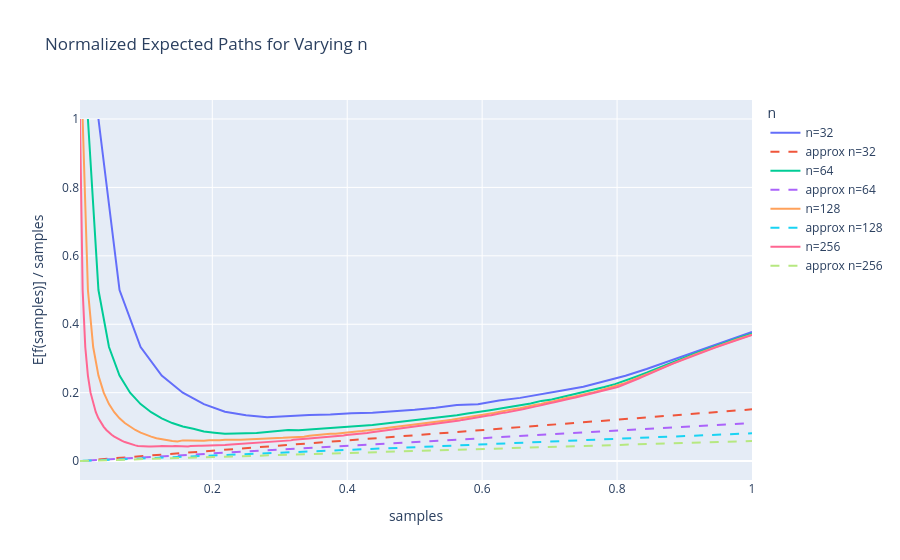

Notebook code for this chart:
### Code cell
import random

random.seed(0)


def random_functional_graph(n):
    return [random.randrange(n) for _ in range(n)]


def orbit_path(start, nxt, alive):
    seen = {}
    path = []
    cur = start
    while alive[cur] and cur not in seen:
        seen[cur] = len(path)
        path.append(cur)
        cur = nxt[cur]
    return path


# seems like this really is the best sampling scheme (althrough the specific implementation could be optimized) the only thing to consider is balance of path lengths
# TODO: this could be proven to be optimal by taking a theoretical optimal bound and showing that this scheme achieves it
#   - althrough i cannot find a fine closed form for the plot in terms of s, n
def greedy_longest_paths(nxt):
    n = len(nxt)
    alive = [True] * n
    remaining = n
    path_lengths = []

    while remaining > 0:
        best_path = None
        best_len = -1
        for s in range(n):
            if not alive[s]:
                continue
            p = orbit_path(s, nxt, alive)
            if len(p) > best_len:
                best_len = len(p)
                best_path = p

        for v in best_path:
            if alive[v]:
                alive[v] = False
                remaining -= 1

        path_lengths.append(len(best_path))
    return path_lengths


def f_from_lengths(path_lengths, n):
    vals = [0] * (n + 1)
    total = 0
    prev = 1
    for i, L in enumerate(path_lengths, start=1):
        total += L
        upto = min(total, n)
        for s in range(prev, upto + 1):
            vals[s] = i
        prev = upto + 1
        if prev > n:
            break
    return vals


def expected_ratio(n=1000, trials=100):
    acc = [0.0] * (n + 1)
    for _ in range(trials):
        nxt = random_functional_graph(n)
        lengths = greedy_longest_paths(nxt)
        vals = f_from_lengths(lengths, n)
        for i in range(1, n + 1):
            acc[i] += vals[i] / i
    return [x / trials for x in acc]


# plot with varing n and plotly
import plotly.graph_objects as go


def plot_expected_ratios(n_values, trials=100):
    fig = go.Figure()
    for n in n_values:
        ratio = expected_ratio(n, trials)
        fig.add_trace(
            go.Scatter(
                x=[i / n for i in range(1, n + 1)],
                y=ratio[1:],
                mode="lines",
                name=f"n={n}",
            )
        )
    fig.update_layout(
        title="Normalized Expected Paths for Varying n",
        xaxis_title="samples",
        yaxis_title="E[f(samples)] / samples",
        legend_title="n",
    )
    fig.show()


n_values = [32, 64, 128, 256]
plot_expected_ratios(n_values, trials=100)
